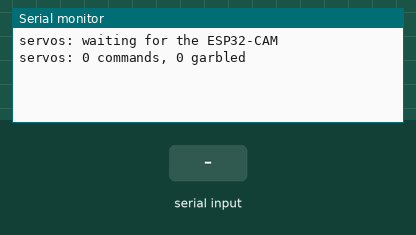
The sketch below on a simulated Arduino Uno, built with avr-gcc and run on an emulated ATmega328P. Parts: the last lines printed to the serial monitor. The inputs (shaded band) are chosen by the test bench.

Above: at 1.2 s.
1.3 s: "90,45\n" received over the second serial link
At 2.6 s:
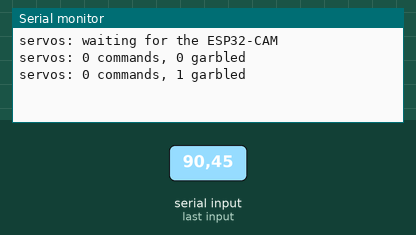
2.8 s: "30,150\n" received over the second serial link
At 3.7 s:
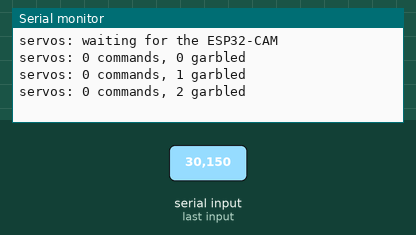
Timing chart, 0 to 5.8 s (numbered marks = the images above; inputs shaded):
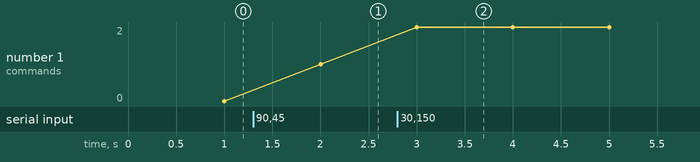

Measured:
- after the input at 1.3 s, the serial monitor: prints a new line after 0.70 s (image 1)
- after the input at 2.8 s, the serial monitor: prints a new line after 0.20 s (image 2)
- plotted number 1: 0 → 1 after the input at 1.3 s, 1 → 2 after the input at 2.8 s

The sketch:

arm_servos.ino
```cpp
// RoboticsStudio Robot arm firmware -- the Uno's half of the two-board arm.
// The ESP32-CAM (arm_vision.ino) sees the ball and works out the arm's
// motion; this Uno drives the three MG996R servos (D9, D10, D11) from the
// pulse widths it sends over a serial link:
//     P <yaw us> <shoulder us> <elbow us>\n
// The link is a SoftwareSerial on D2 (RX) and D3 (TX) at 57600 baud, the
// fastest SoftwareSerial receives reliably on a 16 MHz Uno, through a BSS138
// level shifter (the ESP32-CAM is a 3.3 V board). Serial (USB) stays free for
// the Serial Monitor.
//
// The reader never waits: it takes what has arrived, one character at a
// time, and acts on a complete line. If no command comes for half a second
// the servos hold their last position and the Serial Monitor says so.
//
// The servos are attached on the first command, not in setup(): attach()
// starts pulsing at 1500 us at once, which would swing the arm to its centre
// pose until the ESP32-CAM is up (it boots, starts its camera, and its first
// line can go out before this board listens). Unattached, they stay limp.

#include <Servo.h>
#include <SoftwareSerial.h>

const int YAW_PIN      = 9;
const int SHOULDER_PIN = 10;
const int ELBOW_PIN    = 11;
const int LINK_RX      = 2;
const int LINK_TX      = 3;
const long LINK_BAUD   = 57600;
const unsigned long LINK_TIMEOUT_MS = 500;

SoftwareSerial link(LINK_RX, LINK_TX);
Servo servos[3];

char line[32];
int lineLength = 0;
unsigned long lastCommandMs = 0;
bool linkUp = false;
unsigned long commands = 0, badLines = 0;

// "P 1500 1500 1500" -> the three pulse widths; false if the line is garbled.
bool parse(const char* text, int us[3]) {
  if (text[0] != 'P') return false;
  const char* p = text + 1;
  for (int i = 0; i < 3; i++) {
    char* end;
    const long v = strtol(p, &end, 10);
    if (end == p || v < 1000 || v > 2000) return false;
    us[i] = (int)v;
    p = end;
  }
  return true;
}

void onLine() {
  int us[3];
  if (!parse(line, us)) {
    badLines++;
    return;
  }
  const int pins[3] = {YAW_PIN, SHOULDER_PIN, ELBOW_PIN};
  for (int i = 0; i < 3; i++) {
    if (!servos[i].attached()) servos[i].attach(pins[i], 1000, 2000);
    servos[i].writeMicroseconds(us[i]);
  }
  commands++;
  lastCommandMs = millis();
  if (!linkUp) {
    linkUp = true;
    Serial.println("servos: link up, following the ESP32-CAM");
  }
}

void setup() {
  Serial.begin(115200);
  link.begin(LINK_BAUD);
  Serial.println("servos: waiting for the ESP32-CAM");
}

void loop() {
  while (link.available()) {
    const char c = link.read();
    if (c == '\n') {
      line[lineLength] = '\0';
      onLine();
      lineLength = 0;
    } else if (c != '\r' && lineLength < (int)sizeof(line) - 1) {
      line[lineLength++] = c;
    }
  }
  if (link.overflow()) Serial.println("servos: link buffer overflowed, a command was lost");

  if (linkUp && millis() - lastCommandMs > LINK_TIMEOUT_MS) {
    linkUp = false;
    Serial.println("servos: link lost, holding position");
  }

  // Once a second: how many commands came in, and how many were garbled.
  static unsigned long nextReport = 1000;
  if (millis() >= nextReport) {
    nextReport += 1000;
    Serial.print("servos: ");
    Serial.print(commands);
    Serial.print(" commands, ");
    Serial.print(badLines);
    Serial.println(" garbled");
  }
}
```
